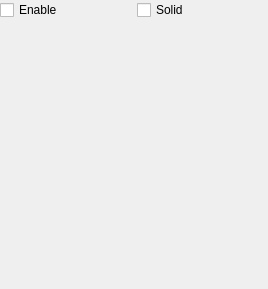
<?xml version="1.0" encoding="UTF-8"?>
<ui version="4.0">
 <class>TransferFunctionFeatureWidget</class>
 <widget class="QWidget" name="TransferFunctionFeatureWidget">
  <property name="geometry">
   <rect>
    <x>0</x>
    <y>0</y>
    <width>268</width>
    <height>289</height>
   </rect>
  </property>
  <property name="windowTitle">
   <string>Form</string>
  </property>
  <layout class="QVBoxLayout" name="verticalLayout">
   <property name="spacing">
    <number>4</number>
   </property>
   <property name="margin">
    <number>0</number>
   </property>
   <item>
    <widget class="QWidget" name="widget" native="true">
     <property name="sizePolicy">
      <sizepolicy hsizetype="Preferred" vsizetype="Fixed">
       <horstretch>0</horstretch>
       <verstretch>0</verstretch>
      </sizepolicy>
     </property>
     <layout class="QHBoxLayout" name="horizontalLayout_6">
      <property name="margin">
       <number>0</number>
      </property>
      <item>
       <widget class="QCheckBox" name="enable_checkbox_">
        <property name="text">
         <string>Enable</string>
        </property>
       </widget>
      </item>
      <item>
       <widget class="QCheckBox" name="solid_checkbox_">
        <property name="text">
         <string>Solid</string>
        </property>
       </widget>
      </item>
     </layout>
    </widget>
   </item>
   <item>
    <widget class="QtUtils::QtSliderIntCombo" name="diffuse_red_slider_" native="true"/>
   </item>
   <item>
    <widget class="QtUtils::QtSliderIntCombo" name="diffuse_green_slider_" native="true"/>
   </item>
   <item>
    <widget class="QtUtils::QtSliderIntCombo" name="diffuse_blue_slider_" native="true"/>
   </item>
   <item>
    <widget class="QtUtils::QtSliderDoubleCombo" name="ambient_coeff_slider_" native="true"/>
   </item>
   <item>
    <widget class="QtUtils::QtSliderDoubleCombo" name="specular_intensity_slider_" native="true"/>
   </item>
   <item>
    <widget class="QtUtils::QtSliderIntCombo" name="shininess_slider_" native="true"/>
   </item>
  </layout>
 </widget>
 <customwidgets>
  <customwidget>
   <class>QtUtils::QtSliderDoubleCombo</class>
   <extends>QWidget</extends>
   <header location="global">QtUtils/Widgets/QtSliderDoubleCombo.h</header>
   <container>1</container>
  </customwidget>
  <customwidget>
   <class>QtUtils::QtSliderIntCombo</class>
   <extends>QWidget</extends>
   <header location="global">QtUtils/Widgets/QtSliderIntCombo.h</header>
   <container>1</container>
  </customwidget>
 </customwidgets>
 <resources/>
 <connections/>
</ui>
